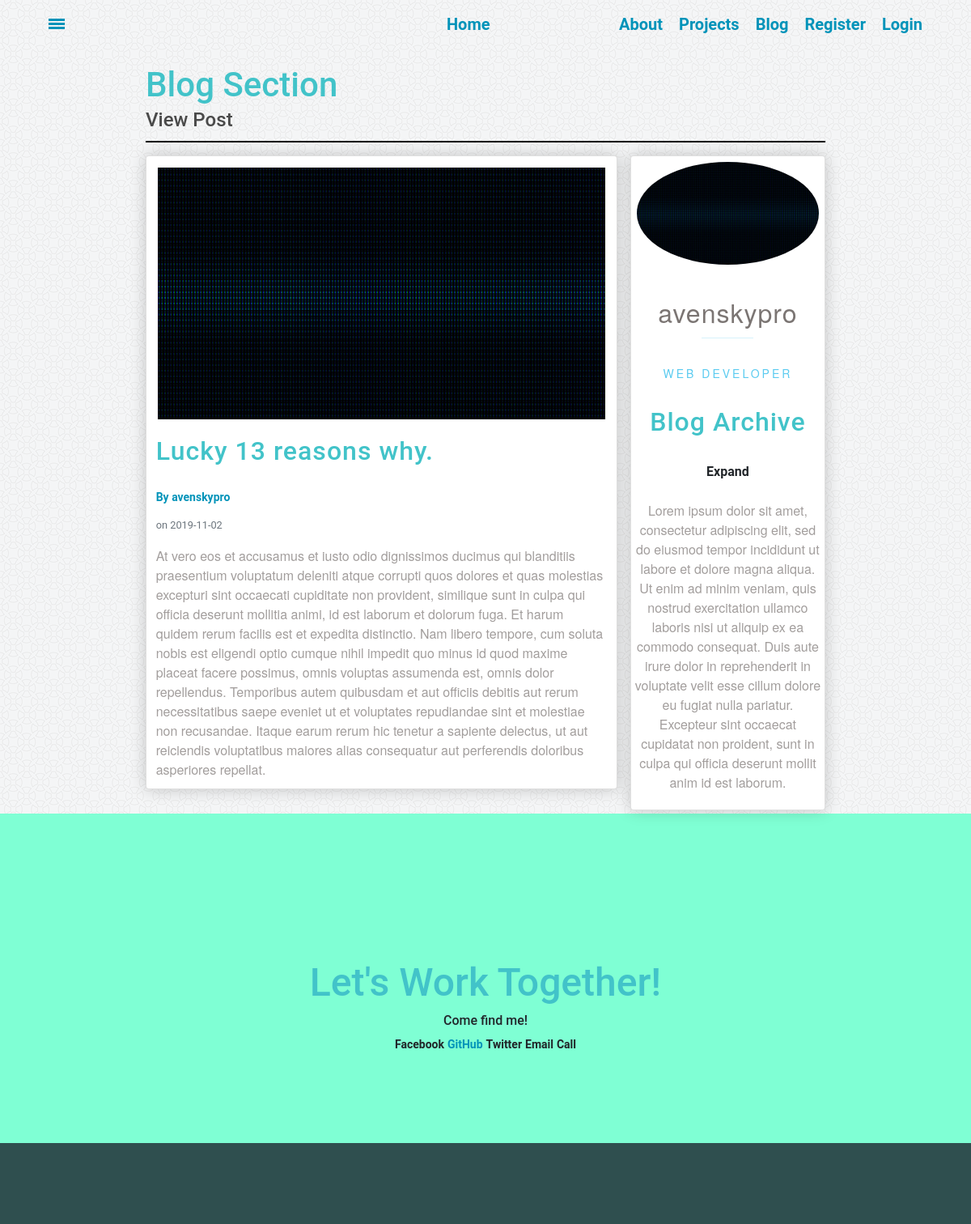
Page /post/13 on the committed database.
### webdev/models.py (models this page shows, shortened)
class Post(db.Model):
    __tablename__= 'post'
    id = db.Column(db.Integer, primary_key=True)
    title = db.Column(db.String(100), nullable=False)
    date_posted = db.Column(db.DateTime, nullable=False, default=datetime.datetime.utcnow())
    content = db.Column(db.Text, nullable=False)
    user_id = db.Column(db.Integer, db.ForeignKey('user.id'), nullable=False)

class User(db.Model, UserMixin):
    id = db.Column(db.Integer, primary_key=True)
    username = db.Column(db.String(20), unique=True, nullable=False)
    email = db.Column(db.String(120),  unique=True, nullable=False)
    image_file = db.Column(db.String(20), nullable=False, default='blank_user.gif')
    password = db.Column(db.String(60), nullable=False)
    posts = db.relationship('Post', backref='author', lazy=True)

### webdev/routes.py (the view)
@app.route("/post/<int:post_id>", methods=['GET'])
def post(post_id):
	post = Post.query.get(post_id)
	user = User.query.get(post.user_id)
	return render_template('post.html', title=post.title, post=post, user=user)

### webdev/templates/post.html (shortened to what this page needs)
{% extends "main.html" %}
{% block content %}
<div class="blog-wrapper content-wrapper" id="blog">
	<div class="box header">
		<a href="{{ url_for('showBlog') }}">
			<h2>Blog Section
			</h2>
		</a>
		<h3>
			{% if post.author == current_user %}
				Edit Post
			{% else %}
				View Post
			{% endif %}
		</h3>
	</div>
	<div class="box content">
		<div class="blog-card card">
			<img class="card-img blog-card-img" src="{{ url_for('static', filename='pics/heading.gif') }}">
			<h2 class="card-title">{{ post.title }}</h2>
			<a class="mr-2" href="{{ url_for('user_posts', username=post.author.username) }}">By {{ post.author.username }}</a>
			<small class="text-muted"> on {{ post.date_posted.strftime('%Y-%m-%d') }}</small>
			<p class="card-content">{{ post.content }}</p>
		</div>
	</div>
	<div class="box sidebar">
		<div class="side-card card">
			<img class="card-img" src="{{ url_for('static', filename='pics/heading.gif') }}">
			<p class="card-name">{{ user.username }}</p>
			<p class="card-position">Web Developer</p>
			<h2 class="card-title">Blog Archive</h2>
			<div class="card-archive">
			  <label for="togList1">
			    <span>Expand</span>
			  </label>
			</div>
			<p class="card-info">Lorem ipsum dolor sit amet, consectetur adipiscing elit, sed do eiusmod tempor incididunt ut labore et dolore magna aliqua. Ut enim ad minim veniam, quis nostrud exercitation ullamco laboris nisi ut aliquip ex ea commodo consequat. Duis aute irure dolor in reprehenderit in voluptate velit esse cillum dolore eu fugiat nulla pariatur. Excepteur sint occaecat cupidatat non proident, sunt in culpa qui officia deserunt mollit anim id est laborum.</p>
		</div>
	</div>
</div>
{% endblock %}

### webdev/static/styles.css (style rules this page uses)
.header h2 { font-size: 3em; margin:0px; }
.header h3 { margin: 0px; font-size: 1.5em; line-height: 1.5em; }
.header { align-items: center; margin-bottom:2%; white-space: nowrap; height:100%; border-bottom: solid 2px black; }
.content-wrapper { min-height: 90vh; margin: 0 15%; padding: 10vh 0 0; display: grid; grid-template-rows: 12vh min-content; grid-gap: 1em; grid-template-columns: 1fr; grid-template-areas: "header" "content" }
.sidebar { grid-area: sidebar; }
.content { grid-area: content; }
.header { grid-area: header; }
.blog-wrapper { grid-template-columns: 14vw; grid-template-areas: "header header header header header header header" "content content content content content content sidebar"; }
.card { background-color: rgba(255, 255, 255, 1); box-shadow: 0 0 20px rgba(0,0,0,.2); padding:2%; display: grid; grid-gap: 1em; margin-bottom: 2%; }
.card-name::after { margin-left: 0; }
.card-name { grid-area: name; }
.card-img { grid-area: image; }
.card-position { grid-area: position; }
.card-info { grid-area: info; }
.card-archive { grid-area: archive; }
.blog-card { grid-template-rows: 1fr; grid-template-columns: 1fr; grid-template-areas: "image" "title" "author" "content"; }
.side-card { display: flex; text-align: center; }
a { color: dodgerblue; }
.card-info { font-weight: 300; opacity: .7; }
.card-name { text: nowrap; letter-spacing: 1px; font-size: 2rem; margin: .75em 0 0; line-height: 1; }
.card-name::after { content: ''; display: block; width: 2em; height: 1px; background: #5bcbf0; margin: .5em auto .65em; opacity: .25; }
.card-position { text-transform: uppercase; font-size: .875rem; letter-spacing: 3px; margin: 0 0 .5vem; line-height: 1; color: #5bcbf0; }
.card-img { justify-self: center; max-width: 100%; border-radius: 50%; border: 2px solid white; }
.blog-card-img { justify-self: center; max-width: 100%; border-radius: 50%; border: 2px solid white; border-radius: 0; }
.card-title { letter-spacing: 1px; margin: .15em 0 .55em; line-height: 1; font-size: 2rem; }
.card-content { font-weight: 300; opacity: .7; margin: 0 0; }
body { margin: 0px; overflow-x: hidden; }
* { font-family: "Helvetica Neue Bold", Roboto, Helvetica, Arial, sans-serif; font-weight: 700; }
h2 { font-size: 3em; color: #42C3C9; }
h3 { font-size: 24px; color: #4A4A4A; line-height: 23px; }
p { font-family: "Helvetica Neue", Roboto, Helvetica, Arial, sans-serif; font-size: 16px; color: #7B7573; font-weight: 400; }
a { font-size: 14px; color: #0093B9; line-height: 17px; text-decoration: none; }

### rows in the picture
Post: title "Lucky 13 reasons why.", date_posted "2019-11-02", content "At vero eos et accusamus et iusto odio dignissimos ducimus qui blanditiis praesentium voluptatum deleniti atque corrupti quos dolores et quas molestias excepturi sint occaecati cupiditate non provident, similique sunt in culpa qui officia deserunt mollitia animi, id est laborum et dolorum fuga. Et harum quidem rerum facilis est et expedita distinctio. Nam libero tempore, cum soluta nobis est eligendi optio cumque nihil impedit quo minus id quod maxime placeat facere possimus, omnis voluptas assumenda est, omnis dolor repellendus. Temporibus autem quibusdam et aut officiis debitis aut rerum necessitatibus saepe eveniet ut et voluptates repudiandae sint et molestiae non recusandae. Itaque…"
User: author.username "avenskypro", username "avenskypro"
